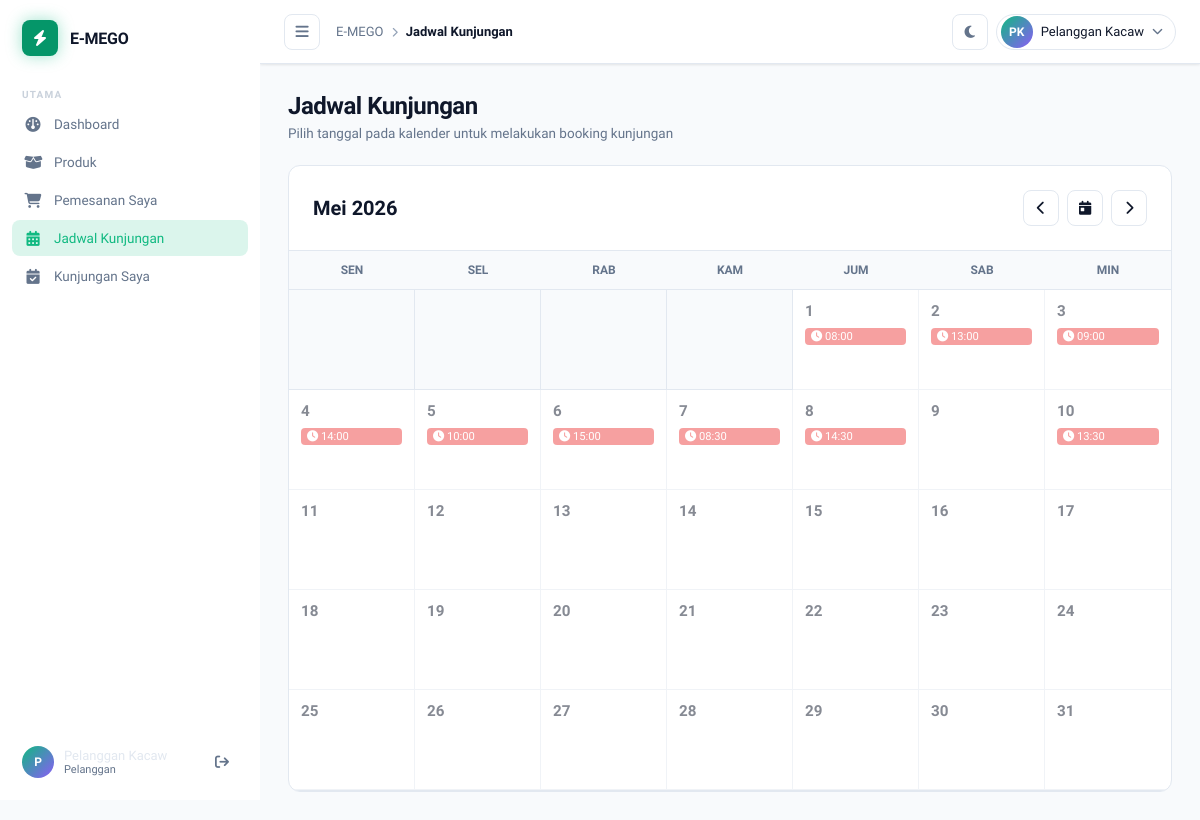
The app's page /pelanggan/jadwal_kunjungan.php?month=05&year=2026 (signed in) with its own data.
### tables this page shows
CREATE TABLE `kunjungan` (
  `id` int(10) UNSIGNED NOT NULL,
  `nama_pengunjung` varchar(100) NOT NULL,
  `email` varchar(255) DEFAULT NULL,
  `tanggal_kunjungan` date NOT NULL,
  `shift` enum('pagi','siang') DEFAULT 'pagi',
  `jam` varchar(50) DEFAULT '09:00',
  `jumlah_orang` int(11) DEFAULT 1,
  `tujuan` varchar(255) NOT NULL,
  `status` enum('pending','approved','rejected') DEFAULT 'pending',
  `kehadiran` enum('hadir','tidak_hadir') DEFAULT NULL,
  `created_at` timestamp NOT NULL DEFAULT current_timestamp()
);

### pelanggan/jadwal_kunjungan.php (the view, shortened to what this page needs)
<?php
require_once __DIR__ . '/../config.php';
$month = isset($_GET['month']) ? (int)$_GET['month'] : (int)date('m');
$year = isset($_GET['year']) ? (int)$_GET['year'] : (int)date('Y');
$firstDayOfMonth = new DateTime("$year-$month-01");
$daysInMonth = (int)$firstDayOfMonth->format('t');
$startDayOfWeek = (int)$firstDayOfMonth->format('w');
$startDayOfWeek = ($startDayOfWeek + 6) % 7;
$prevMonth = (clone $firstDayOfMonth)->modify('-1 month');
$nextMonth = (clone $firstDayOfMonth)->modify('+1 month');
$stmtBookings = $pdo->prepare("
    SELECT tanggal_kunjungan, shift, jam, status
    FROM kunjungan
    WHERE MONTH(tanggal_kunjungan) = ? AND YEAR(tanggal_kunjungan) = ?
    AND status != 'rejected'
    ORDER BY tanggal_kunjungan ASC
");
$stmtBookings->execute([$month, $year]);
$bookings = $stmtBookings->fetchAll();
$bookingsByDate = [];
foreach ($bookings as $booking) {
    $date = $booking['tanggal_kunjungan'];
    if (!isset($bookingsByDate[$date])) {
        $bookingsByDate[$date] = [];
    }
    $bookingsByDate[$date][] = $booking;
}
function initials(string $name): string
{
    $parts = explode(' ', trim($name));
    $init = strtoupper(substr($parts[0], 0, 1));
    if (isset($parts[1]))
        $init .= strtoupper(substr($parts[1], 0, 1));
    return $init;
}
$monthNames = ['', 'Januari', 'Februari', 'Maret', 'April', 'Mei', 'Juni', 'Juli', 'Agustus', 'September', 'Oktober', 'November', 'Desember'];
?>
<!DOCTYPE html>
<html lang="id">
<head>
    <link rel="stylesheet" href="https://cdnjs.cloudflare.com/ajax/libs/font-awesome/6.5.0/css/all.min.css" />
    <link rel="stylesheet" href="../css/style.css" />
</head>
<body>
    <?php include '../layout/sidebar.php'; ?>
    <div class="main-wrapper" id="mainWrapper">
        <header class="navbar">
            <div class="navbar-left">
                <button class="btn-toggle" id="sidebarToggle" aria-label="Toggle Sidebar">
                    <i class="fa-solid fa-bars"></i>
                </button>
                <div class="breadcrumb">
                    <span class="breadcrumb-root">E-MEGO</span>
                    <i class="fa-solid fa-chevron-right"></i>
                    <span class="breadcrumb-current">Jadwal Kunjungan</span>
                </div>
            </div>
            <div class="navbar-right">
                <button class="icon-btn" title="Mode Gelap" id="themeToggle">
                    <i class="fa-solid fa-moon"></i>
                </button>
                <div class="profile-dropdown" id="profileDropdown">
                    <button class="profile-trigger" id="profileTrigger">
                        <div class="user-avatar"><?= initials($_SESSION['user_name'] ?? 'U') ?></div>
                        <span class="profile-name"><?= htmlspecialchars($_SESSION['user_name'] ?? 'User') ?></span>
                        <i class="fa-solid fa-chevron-down"></i>
                    </button>
                </div>
            </div>
        </header>
        <main class="content" id="contentArea">
            <section class="page active">
                <div class="page-header">
                    <div>
                        <h1 class="page-title">Jadwal Kunjungan</h1>
                        <p class="page-subtitle">Pilih tanggal pada kalender untuk melakukan booking kunjungan</p>
                    </div>
                </div>
                <div class="calendar-container">
                    <div class="calendar-header">
                        <h2><?= $monthNames[$month] ?> <?= $year ?></h2>
                        <div class="calendar-nav">
                            <a href="?month=<?= $prevMonth->format('m') ?>&year=<?= $prevMonth->format('Y') ?>" class="btn-nav">
                                <i class="fa-solid fa-chevron-left"></i>
                            </a>
                            <a href="?month=<?= date('m') ?>&year=<?= date('Y') ?>" class="btn-nav" title="Bulan Ini">
                                <i class="fa-solid fa-calendar-day"></i>
                            </a>
                            <a href="?month=<?= $nextMonth->format('m') ?>&year=<?= $nextMonth->format('Y') ?>" class="btn-nav">
                                <i class="fa-solid fa-chevron-right"></i>
                            </a>
                        </div>
                    </div>
                    <div class="calendar-grid">
                        <div class="calendar-day-label">Sen</div>
                        <div class="calendar-day-label">Sel</div>
                        <div class="calendar-day-label">Rab</div>
                        <div class="calendar-day-label">Kam</div>
                        <div class="calendar-day-label">Jum</div>
                        <div class="calendar-day-label">Sab</div>
                        <div class="calendar-day-label">Min</div>
                        <?php
                        for ($i = 0; $i < $startDayOfWeek; $i++) {
                            echo '<div class="calendar-day empty"></div>';
                        }
                        $today = date('Y-m-d');
                        for ($day = 1; $day <= $daysInMonth; $day++) {
                            $currentDate = sprintf('%04d-%02d-%02d', $year, $month, $day);
                            $hasBooking = isset($bookingsByDate[$currentDate]);
                            $isPast = ($currentDate < $today);
                            $class = 'calendar-day';
                            if ($hasBooking) $class .= ' has-booking';
                            if ($isPast) $class .= ' past-date';
                            echo '<div class="' . $class . '" data-date="' . $currentDate . '" onclick="' . ($isPast ? '' : 'openBookingModal(\'' . $currentDate . '\')') . '">';
                            echo '<span class="day-number">' . $day . '</span>';
                            if ($hasBooking) {
                                foreach ($bookingsByDate[$currentDate] as $b) {
                                    echo '<span class="booking-tag"><i class="fa-solid fa-clock"></i> ' . $b['jam'] . '</span>';
                                }
                            }
                            echo '</div>';
                        }
                        ?>
                    </div>
                </div>
            </section>
        </main>
    </div>
</body>
</html>

### css/style.css (style rules this page uses)
:root { --blue-50: #ecfdf5; --blue-100: #d1fae5; --blue-200: #a7f3d0; --blue-500: #10b981; --blue-600: #059669; --blue-700: #047857; --gray-50: #f8fafc; --gray-100: #f1f5f9; --gray-200: #e2e8f0; --gray-300: #cbd5e1; --gray-400: #94a3b8; --gray-500: #64748b; --gray-600: #475569; --gray-700: #334155; --gray-800: #1e293b; --gray-900: #0f172a; --success: #10b981; --warning: #f59e0b; --danger: #ef4444; --purple: #8b5cf6; --sidebar-w: 260px; --navbar-h: 64px; --radius-sm: 8px; --radius-md: 12px; --radius-lg: 16px; --radius-xl: 20px; --primary-color: #6366f1; --primary-hover: #4f46e5; --border-color: var(--gray-200); --card-bg: var(--surface); --input-bg: var(--surface-2); --bg: var(--gray-50); --surface: #ffffff; --surface-2: var(--gray-100); --border: var(--gray-200); --text: var(--gray-900); --text-muted: var(--gray-500); --text-light: var(--gray-400); --sidebar-bg: #ffffff; --sidebar-text:#64748b; --sidebar-hover: rgba(0,0,0,0.06); --sidebar-active: rgba(16,185,129,0.15); --shadow-sm: 0 1px 3px rgba(0,0,0,.06), 0 1px 2px rgba(0,0,0,.04); --shadow-md: 0 4px 16px rgba(0,0,0,.08); --shadow-lg: 0 10px 40px rgba(0,0,0,.12); }
*, *::before, *::after { box-sizing: border-box; margin: 0; padding: 0; }
html { scroll-behavior: smooth; }
body { font-family: 'Sora', sans-serif; font-size: 14px; background: var(--bg); color: var(--text); display: flex; min-height: 100vh; transition: background .3s, color .3s; overflow-x: hidden; }
a { text-decoration: none; color: inherit; }
input, select, textarea, button { font-family: inherit; }
.main-wrapper { margin-left: var(--sidebar-w); flex: 1; display: flex; flex-direction: column; min-height: 100vh; transition: margin-left .3s cubic-bezier(.4,0,.2,1); }
.navbar { position: sticky; top: 0; z-index: 100; height: var(--navbar-h); background: var(--surface); border-bottom: 1px solid var(--border); display: flex; align-items: center; padding: 0 24px; gap: 16px; backdrop-filter: blur(12px); box-shadow: var(--shadow-sm); }
.navbar-left { display: flex; align-items: center; gap: 16px; flex-shrink: 0; }
.btn-toggle { width: 36px; height: 36px; border-radius: var(--radius-sm); border: 1px solid var(--border); background: transparent; color: var(--text-muted); cursor: pointer; display: grid; place-items: center; font-size: 15px; transition: all .2s; }
.breadcrumb { display: flex; align-items: center; gap: 8px; font-size: 13px; }
.breadcrumb-root { color: var(--text-muted); }
.breadcrumb i { color: var(--text-light); font-size: 10px; }
.breadcrumb-current { font-weight: 600; color: var(--text); }
.navbar-right { display: flex; align-items: center; gap: 8px; flex-shrink: 0; }
.icon-btn { position: relative; width: 36px; height: 36px; border-radius: var(--radius-sm); border: 1px solid var(--border); background: transparent; color: var(--text-muted); cursor: pointer; display: grid; place-items: center; font-size: 14px; transition: all .2s; }
.profile-dropdown { position: relative; }
.profile-trigger { display: flex; align-items: center; gap: 8px; padding: 0 12px 0 4px; height: 36px; border: 1px solid var(--border); border-radius: 99px; background: transparent; cursor: pointer; color: var(--text); transition: all .2s; }
.profile-name { font-size: 13px; font-weight: 500; }
.profile-trigger i { font-size: 11px; color: var(--text-muted); transition: transform .2s; }
.content { flex: 1; padding: 28px 28px; overflow-y: auto; }
.page { display: none; }
.page.active { display: block; animation: fadeUp .35s ease; }
.page-header { display: flex; align-items: flex-start; justify-content: space-between; margin-bottom: 24px; gap: 16px; flex-wrap: wrap; }
.page-title { font-size: 24px; font-weight: 700; color: var(--text); letter-spacing: -0.5px; line-height: 1.2; }
.page-subtitle { font-size: 13.5px; color: var(--text-muted); margin-top: 4px; }
.user-avatar { width: 32px; height: 32px; border-radius: 50%; background: linear-gradient(135deg, var(--blue-500), var(--purple)); display: grid; place-items: center; font-size: 12px; font-weight: 700; color: white; flex-shrink: 0; }

### records on screen
kunjungan: jam "08:00"
kunjungan: jam "13:00"
kunjungan: jam "09:00"
kunjungan: jam "14:00"
kunjungan: jam "10:00"
kunjungan: jam "15:00"
kunjungan: jam "08:30"
kunjungan: jam "14:30"
kunjungan: jam "13:30"

### other values on screen
substr($_SESSION['user_name'] ?? 'A', 0, 1) "P"
$_SESSION['user_name'] "Pelanggan Kacaw"
$role "Pelanggan"
initials($_SESSION['user_name'] ?? 'U') "PK"
$monthNames[$month] "Mei"
$year "2026"
